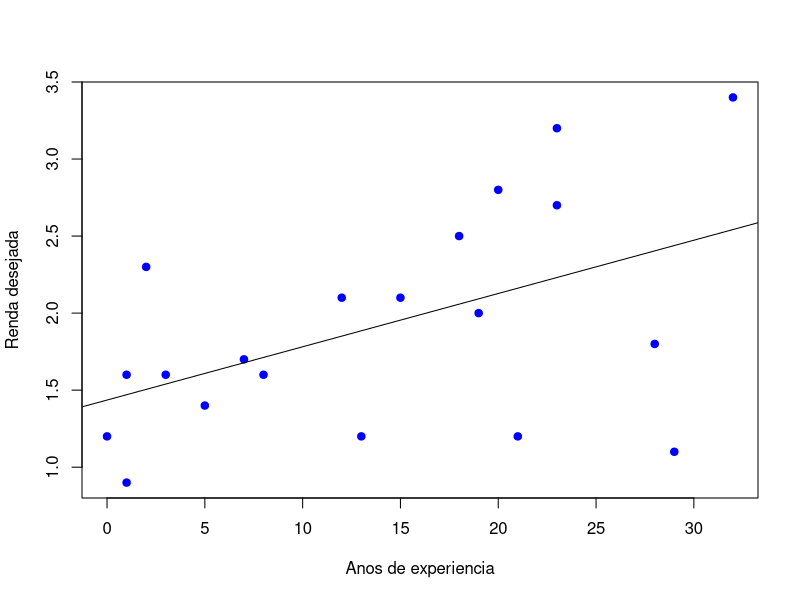
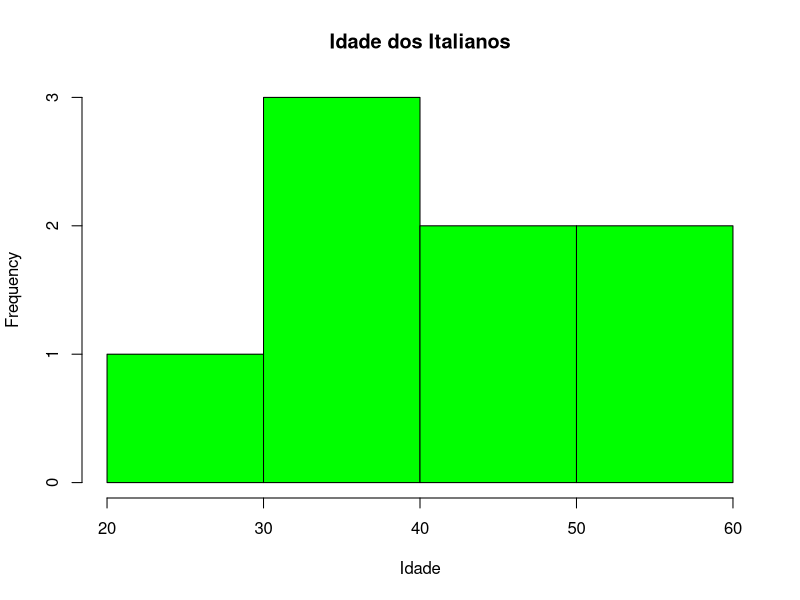
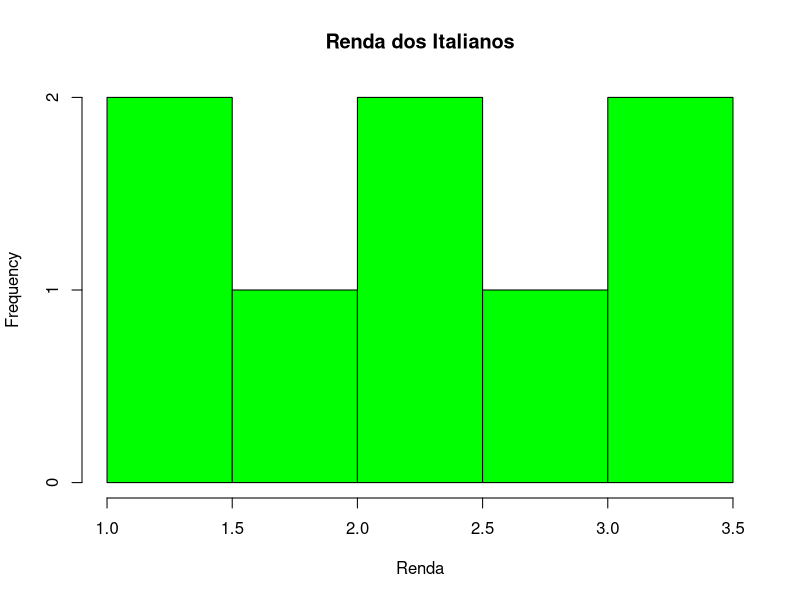
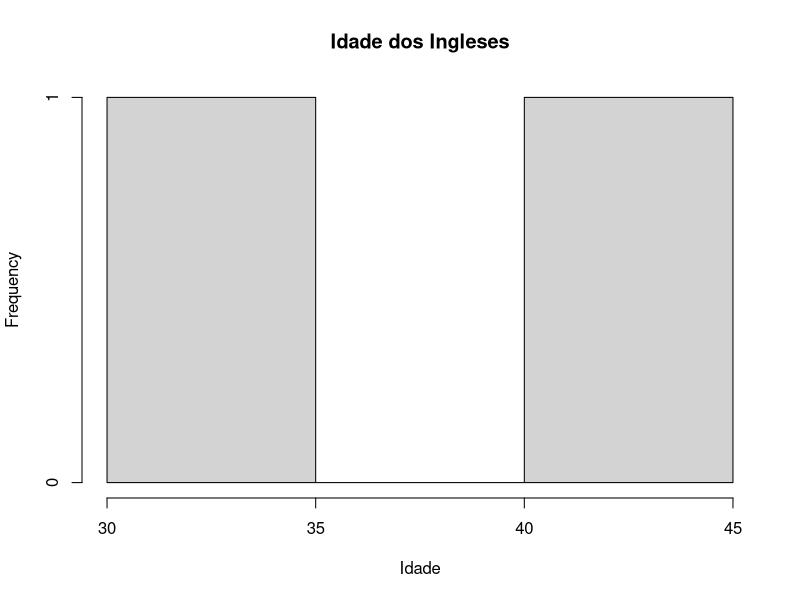
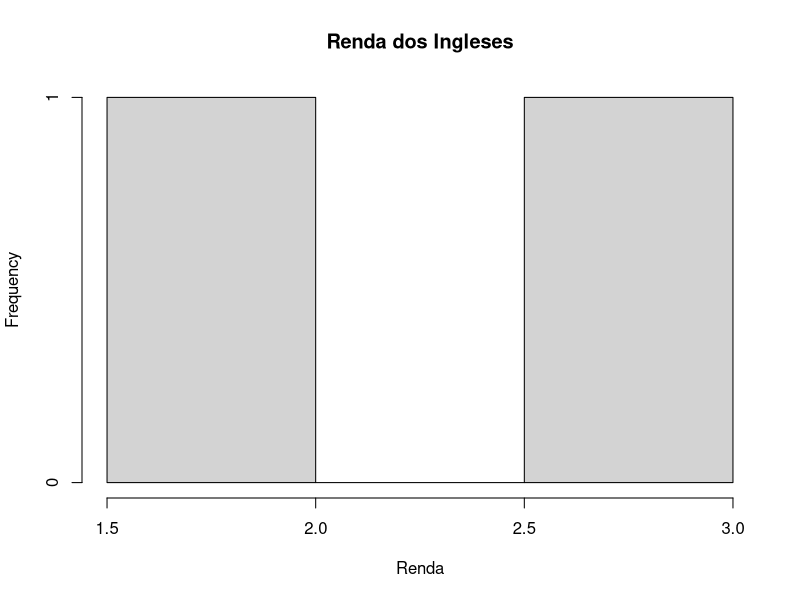
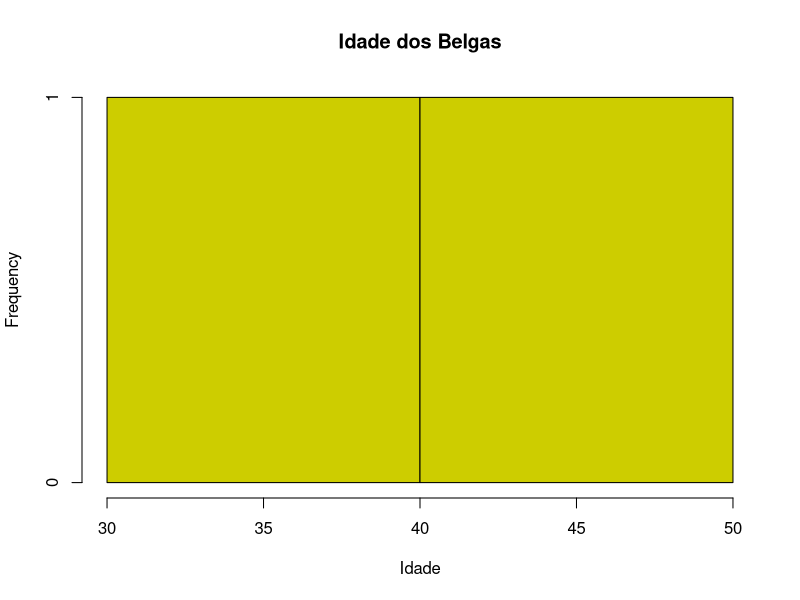
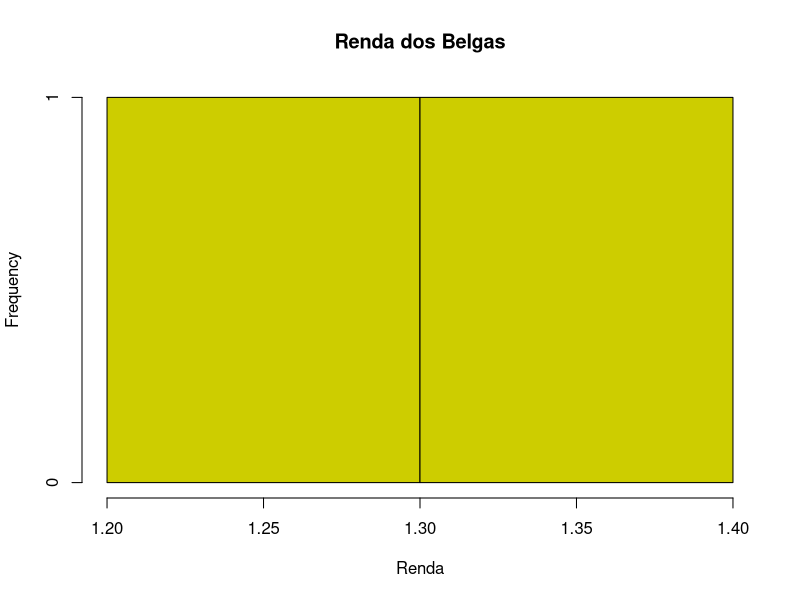
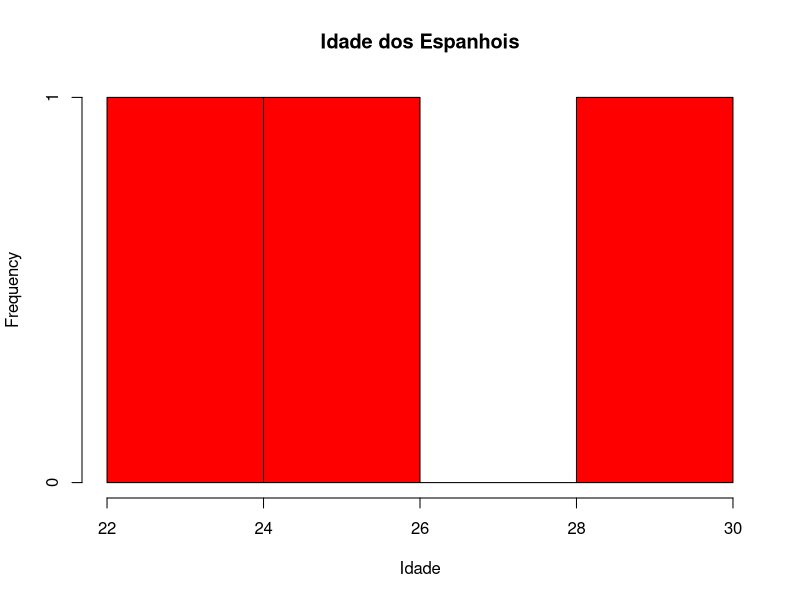

These charts were generated, in order, by the following R code:
library(ggplot2) # ggplot2 para fazer os gráficos

# Criando um dataframe com as colunas de idade, nacionalidade, renda e experiência (Obrigado ChatoGPT!)
print("Tabela Original")
cat("\n")

df <- data.frame(
  idade = c(28, 34, 46, 26, 37, 29, 51, 31, 39, 43, 58, 44, 25, 23, 52, 42, 48, 33, 38, 46),
  nacionalidade = c("Italiana", "Inglesa", "Belga", "Espanhola", "Italiana", "Espanhola", 
                    "Francesa", "Belga", "Italiana", "Italiana", "Italiana", "Inglesa", 
                    "Francesa", "Espanhola", "Italiana", "Alemana", "Francesa", "Italiana", 
                    "Alemana", "Italiana"),
  renda = c(2.3, 1.6, 1.2, 0.9, 2.1, 1.6, 1.8, 1.4, 1.2, 2.8, 3.4, 2.7, 1.6, 1.2, 
            1.1, 2.5, 2.0, 1.7, 2.1, 3.2),
  experiencia = c(2, 8, 21, 1, 15, 3, 28, 5, 13, 20, 32, 23, 1, 0, 29, 18, 19, 7, 12, 23)
)

print(df)
cat("\n") # O uso do cat é para criar uma nova linha e espaçar as informações

print("Idade")
cat("\n")

# Para pegar só uma coluna do dataframe coloque df$nome_coluna
# Estatistícas de renda, idade e experiência

media_idade = mean(df$idade) 
mediana_idade = median(df$idade)
std_idade = sd(df$idade)
sprintf("Media de idade dos candidatos: %f", media_idade)
sprintf("Mediana das idades dos candidatos: %f", mediana_idade)
sprintf("Desvio padrao das idades dos candidatos: %f", std_idade)

cat("\n")

print("Renda")
cat("\n")

media_renda = mean(df$renda)
mediana_renda = median(df$renda)
std_renda = sd(df$renda)
sprintf("Media da renda desejada pelos candidatos: %f", media_renda)
sprintf("Mediana da renda desejada pelos candidatos: %f", mediana_renda)
sprintf("Desvio padrao das rendas desejadas pelos candidatos: %f", std_renda)

cat("\n")

print("Experiencia")
cat("\n")

media_exp = mean(df$experiencia)
mediana_exp = median(df$experiencia)
std_exp = sd(df$experiencia)
sprintf("Media de anos de experiencia dos candidatos: %f", media_exp)
sprintf("Mediana dos anos de experiencia dos candidatos: %f", mediana_exp)
sprintf("Desvio padrao dos anos de experiencia dos candidatos: %f", std_exp)

cat("\n")

# Agora mostrando os dataframes divididos por nacionalidade e fazendo os devidos cálculos
# Use subset para criar outro dataframe a partir de um dado específico

# Copia e cola infinito abaixo para printar cada dataframe

print("Dataframes divididos por nacionalidade: ")
cat("\n")

df_italiana <- subset(df, nacionalidade == "Italiana")
df_inglesa <- subset(df, nacionalidade == "Inglesa")
df_belga <- subset(df, nacionalidade == "Belga")
df_espanhola <- subset(df, nacionalidade == "Espanhola")
df_francesa <- subset(df, nacionalidade == "Francesa")
df_alema <- subset(df, nacionalidade == "Alemana")

print("Italianos")
cat("\n")

print(df_italiana)
rendaMedia_ita <- mean(df_italiana$renda)
expMedia_ita <- mean(df_italiana$experiencia)
cat("\n")
sprintf("Renda media italiana: %f", rendaMedia_ita)
sprintf("Experiencia media italiana: %f", expMedia_ita)
cat("\n")

print("Ingleses")
cat("\n")

print(df_inglesa)
rendaMedia_eng <- mean(df_inglesa$renda)
expMedia_eng <- mean(df_inglesa$experiencia)
cat("\n")
sprintf("Renda media inglesa: %f", rendaMedia_eng)
sprintf("Experiencia media inglesa: %f", expMedia_eng)
cat("\n")

print("Belgas")
cat("\n")

print(df_belga)
rendaMedia_bel <- mean(df_belga$renda)
expMedia_bel <- mean(df_belga$experiencia)
cat("\n")
sprintf("Renda media dos belgas: %f", rendaMedia_bel)
sprintf("Experiencia media dos belgas: %f", expMedia_bel)
cat("\n")

print("Espanhois")
cat("\n")

print(df_espanhola)
rendaMedia_esp <- mean(df_espanhola$renda)
expMedia_esp <- mean(df_espanhola$experiencia)
cat("\n")
sprintf("Renda media dos espanhois: %f", rendaMedia_esp)
sprintf("Experiencia media dos espanhois: %f", expMedia_esp)
cat("\n")

print("Franceses")
cat("\n")

print(df_francesa)
rendaMedia_fra <- mean(df_francesa$renda)
expMedia_fra <- mean(df_francesa$experiencia)
cat("\n")
sprintf("Renda media dos franceses: %f", rendaMedia_fra)
sprintf("Experiencia media dos franceses: %f", expMedia_fra)
cat("\n")

print("Alemaes")
cat("\n")

print(df_alema)
rendaMedia_ger <- mean(df_alema$renda)
expMedia_ger <- mean(df_alema$experiencia)
cat("\n")
sprintf("Renda media dos alemaes: %f", rendaMedia_ger)
sprintf("Experiencia media dos alemaes: %f", expMedia_ger)
cat("\n")


plot(df$experiencia, df$renda, xlab = "Anos de experiencia", # Plotando o gráfico de Renda x Experiência e traçando uma reta indicando
                                                             # correlação entre os dados
    ylab = "Renda desejada", col = "blue", pch = 19)

model <- lm(df$renda ~ df$experiencia, data = df)
abline(model)

correlacao <- cor(df$experiencia, df$renda, method = 'pearson') # Calculando o coeficiente de correlação de Pearson.
sprintf("Coeficiente de correlacao de Pearson: %f", correlacao) # Por ser próximo de 0.5 a correlação existe e é razoável

# Plotando histogramas para cada nacionalidade

idade_ita <- df_italiana$idade
renda_ita <- df_italiana$renda

hist(idade_ita, main="Idade dos Italianos",
xlab="Idade", col="green")

hist(renda_ita, main="Renda dos Italianos",
xlab="Renda", col="green")


idade_eng <- df_inglesa$idade
renda_eng <- df_inglesa$renda

hist(idade_eng, main="Idade dos Ingleses",
xlab="Idade")

hist(renda_eng, main="Renda dos Ingleses",
xlab="Renda")


idade_bel <- df_belga$idade
renda_bel <- df_belga$renda

hist(idade_bel, main="Idade dos Belgas",
xlab="Idade", col="yellow3")

hist(renda_bel, main="Renda dos Belgas",
xlab="Renda", col="yellow3")



idade_esp <- df_espanhola$idade
renda_esp <- df_espanhola$renda

hist(idade_esp, main="Idade dos Espanhois",
xlab="Idade", col="red")

hist(renda_esp, main="Renda dos Espanhois",
xlab="Renda", col="red")



idade_fra <- df_francesa$idade
renda_fra <- df_francesa$renda

hist(idade_fra, main="Idade dos Franceses",
xlab="Idade", col="blue")

hist(renda_fra, main="Renda dos Franceses",
xlab="Renda", col="blue")



idade_ger <- df_alema$idade
renda_ger <- df_alema$renda

hist(idade_ger, main="Idade dos Alemaes",
xlab="Idade", col="yellow")

hist(renda_ger, main="Renda dos Alemaes",
xlab="Renda", col="yellow")
